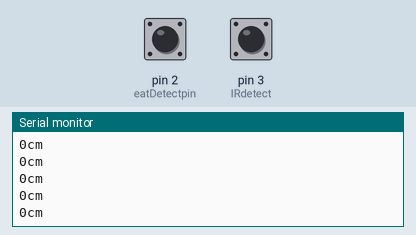
The sketch below on a simulated Arduino Uno, built with avr-gcc and run on an emulated ATmega328P. On the bench: the last lines printed to the serial monitor. The inputs (shaded band) are chosen by the test bench; at power-on: pin 3 (IRdetect) HIGH, pin 2 (eatDetectpin) HIGH.

Above: at 1.2 s.
1.3 s: pin 3 (IRdetect) driven LOW
At 2.3 s:
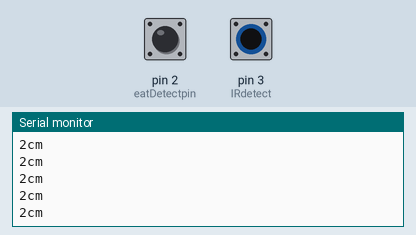
2.8 s: pin 3 (IRdetect) driven HIGH
At 3.6 s:
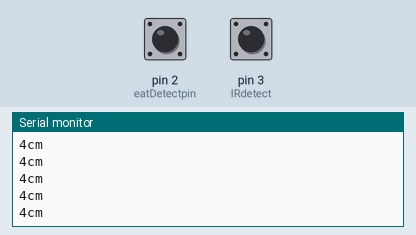
5.8 s: pin 3 (IRdetect) pulsed LOW 2 times (0.12 s each, 0.3 s apart)
At 6.3 s:
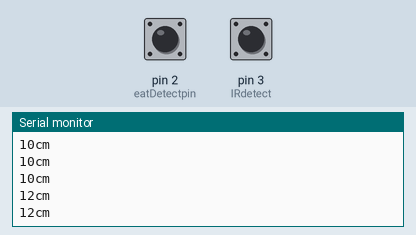
Timing chart, 0 to 8.8 s (numbered marks = the images above; inputs shaded):
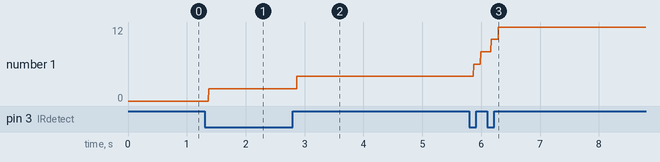

The sketch:

DigitalReadSerial.ino
```cpp
#include <Stepper.h>

const int STEPS = 2048;              //  모터 한바퀴 (360도) 스텝수 [변경불가]
Stepper eatmotor(STEPS, 11,9,10,8);  //  모터 핀


int IRdetect = 3;              //  IR 거리측정센서 핀번호 : 3
int eatDetectpin = 2;          //  먹이통감지센서 핀번호 : 2
int eatNoDetectCount = 0;      //  먹이통 적외선 센서가 연속으로 빈 먹이통을 감지할 때 쓰이는 변수. 센서 정확도 향상에 쓰임.
int previouslySenserVel = 0;   //  IR 상태변화 확인
int tick = 0;                  //  IR 거리측정센서 틱횟수 (1틱에 2센티미터)
int eatamount = 1;             //  먹이 나오는 양 조절 (1은 모터 1바퀴 회전)
int eatCycle = 20;             //  몇 틱사이클마다 먹이를 줄건지 설정(1틱은 2센티미터)
int IsMotorSpin = 0;          //  현재 모터가 스핀중인가 아닌가를 저장하는 bool
int HowMuchSpinMotor= 0;       //  모터가 현재 얼마만큼 회전했는지를 저장하는 전역변수(한바퀴 = 1024)


void setup() {
  eatmotor.setSpeed(10);       //  모터 스피드
  Serial.begin(9600);          //  컴퓨터 시리얼포트

  pinMode(IRdetect, INPUT);    // IR 거리센서 핀 인풋모드
  pinMode(eatDetectpin, INPUT);   // 먹이통 측정센서 감지핀 입력모드

}

void loop() {
  int IRstate = !digitalRead(IRdetect);     //  내가 가지고 있는 적외선 센서가 탐지값이 0 이고 안탐지된게 1이라 역으로 저장함.
  //Serial.println(IRstate);                 //  적외선 센서 값 확인용 출력

  if (previouslySenserVel != IRstate){      // 2센티미터 단위 바코드가 흰색에서 검은색, 검은색에서 흰색으로 바뀔 때 마다 1틱씩 추가
    tick = tick + 1;
    previouslySenserVel = IRstate;
  }
  EatMotorSpin(); //---💕💕💕--- 사이클마다 모터를 돌리는 함수

  if(digitalRead(eatDetectpin) == 0){       // 먹이통 빈거 감지하는 코드 (정확도 향상을 위해 연속으로 10회가 감지되어야지 먹이통이 비었다는 신호가 가도록 만듦)
    eatNoDetectCount =+ 1;                  // 먹이통이 빈 게 감지되면 빈거 감지되었다는 함수 1회업
    if (eatNoDetectCount > 10){             // 11회 연속으로 먹이통 빈 게 감지되면 실행
      Serial.print("EMPTY");
      //--------------먹이통이 비었습니다-------
      eatNoDetectCount = 0;                 // 연속감지 변수 초기화
    }
  }
  else if(digitalRead(eatDetectpin) == 1){
    eatNoDetectCount = 0;                   // 연속으로 먹이통의 빈 값이 들어오지 않으면 먹이통 빈거 센서 연속감지 값 초기화
  }

  //-------------------확인용 출력--------------


  Serial.print(tick*2);
  Serial.println("cm");

}

void EatMotorSpin(void){                      // 먹이 주는 모터 돌리는 함수

  if (tick != 0){                             // 초기값 건너뛰기
    if (IsMotorSpin == 1){                    // 만일 이미 모터가 돌아가는 중이라면
      Serial.println("----E A T----");        // 여기부터 먹이를 줄 때 실행되는 코드
      eatmotor.step(STEPS/1024);              // 2스텝씩 모터를 돌리는 코드
      HowMuchSpinMotor ++;                    // 지금까지 몇 스텝을 돌렸나 저장
      if(HowMuchSpinMotor == 256){            // 모터 1/4 바퀴 다 돌렸을때 초기화
        IsMotorSpin = 0;
        HowMuchSpinMotor = 0;
      }
    }
    if (tick % eatCycle == 0){                // 모터를 돌려야 할 때를 판단하고 저장
      IsMotorSpin = 1;
      tick = tick + 1;                        // 스텝모터 계속돌아가지 않게 틱 1회 추가하는 코드
    }
  }
}
```

Measured:
- after the input at 1.3 s, the serial monitor: prints a new line after 0.07 s (image 1)
- after the input at 2.8 s, the serial monitor: prints a new line after 0.07 s (image 2)
- after the input at 5.8 s, the serial monitor: prints a new line after 0.07 s (image 3)
- plotted number 1: 0 → 2 after the input at 1.3 s, 2 → 4 after the input at 2.8 s, 4 → 12 after the input at 5.8 s
